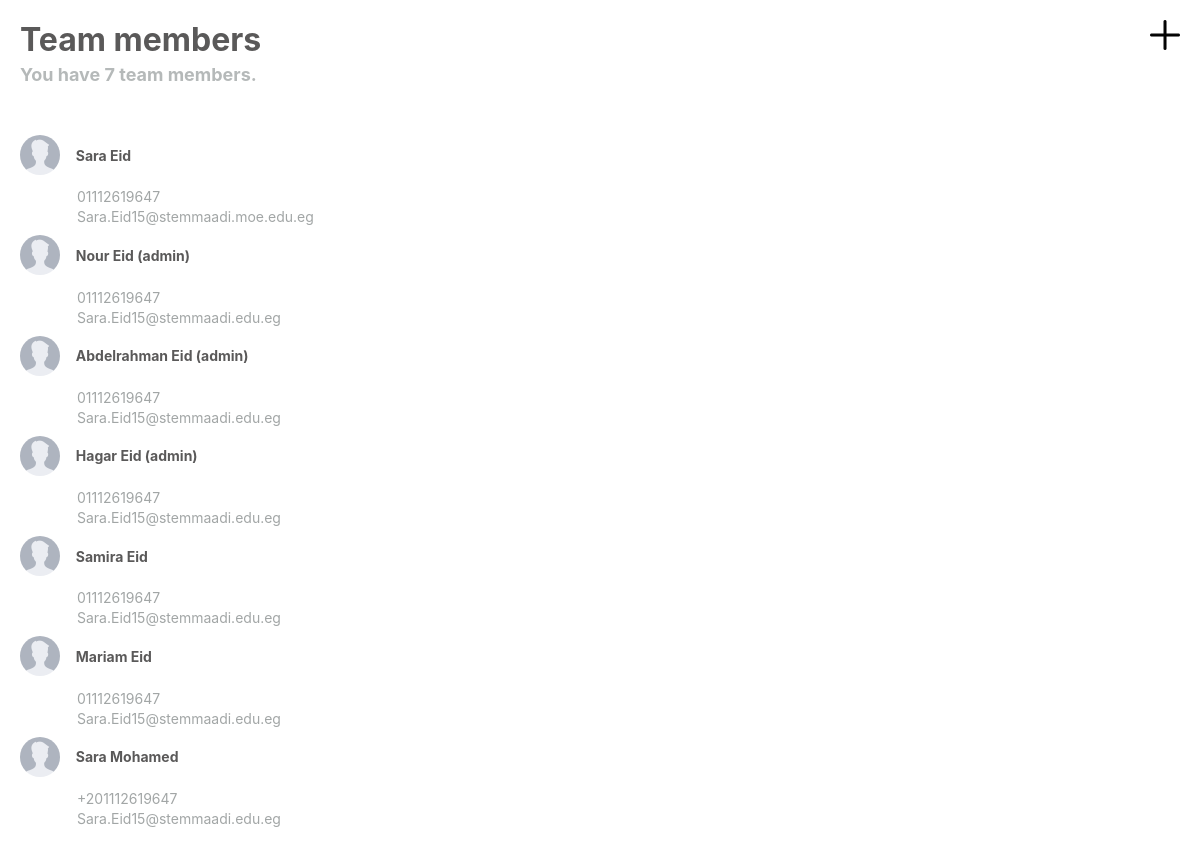
Page /app/ on the earlier database version.
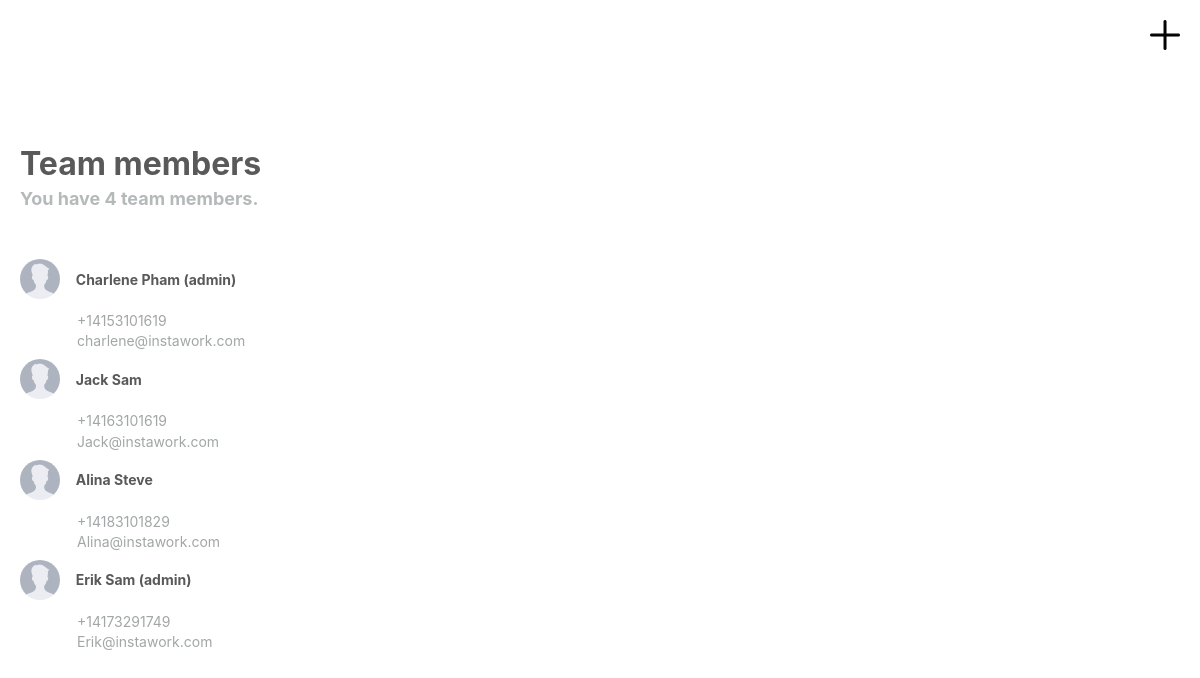
Same page on the later database version.
### my_app/models.py (models this page shows)
class TeamMember (models.Model):
    id = models.AutoField(primary_key=True) #unique id for each team member
    firstname = models.CharField (max_length=250)
    lastname = models.CharField (max_length=250)
    email = models.EmailField (max_length=250)
    phonenumber = models.CharField(max_length=12)
    role = models.CharField (max_length=100)

### my_app/views.py (the view)
# urls.py: path('', views.main, name='main'),
def main (request):
    form = TeamMember.objects.all()
    total_members = form.count()
    context = {'form':form,'total_members':total_members}
    return render (request, 'my_app/index.html',context)

### my_app/templates/my_app/index.html (shortened to what this page needs)
<!DOCTYPE html>
<html lang="en">
  <head>
    {% load static %}
    <link rel="stylesheet" type="text/css" href ="{% static 'my_app/style.css' %}"/>
  </head>
  <body>
    <h1> Team members</h1>
    <h2> You have {{total_members}} team members.</h2>
    <div><a class = "add" href="{% url 'addForm' %}"> <img src="{% static 'my_app/images/plus.png' %}" id="plus"> </a></div>
    <dl id="listdl">
    {% for member in form %}
        <div>
            <dt><a href="{% url 'editMemberForm' member.id %}"> <img src="{% static 'my_app/images/blank.png' %}" id="img"> <span class="firstlast"> {{ member.firstname}} {{member.lastname }} {{member.role}} </a></dt>
            <dt><span class="contact"> {{ member.phonenumber}}</span></dt>
            <dt><span class="contact"> {{ member.email}}</span></dt>
        </div>
    {% endfor %}
</dl>
  </body>
</html>

### my_app/static/my_app/style.css (style rules this page uses)
html, body { height: 100%; }
html { display: table; margin: auto; background: #f3f3f3; }
body { width: 100vw; align-content: center; background: white; font-family: -apple-system, BlinkMacSystemFont, Helvetica; display: table-cell; vertical-align: middle; position: relative; }
a { text-decoration:none; color: #000; font-weight: bold; }
h1 { color: #5a5959; font-weight: bold; margin-top: 20px; margin-bottom: 5px; margin-left: 20px; }
h2 { color: #b5b9b9; font-weight: bold; font-size: 18px; margin-top: 0px; margin-left: 20px; margin-bottom: 30px; }
dl { padding: 10px; }
#img { width: 40px; height: auto; border-radius: 50%; padding: 10px; vertical-align:middle; }
#plus { width: 30px; height: auto; position:absolute; top: 20px; right: 20px; }
#listdl { width:100%; text-align:left; }
.firstlast { vertical-align:middle; color: #5a5959; font-size: 14px; margin-bottom: 0px; padding: 2px; }
.contact { color: #a2a6a6; vertical-align:middle; font-size: 14px; margin-top: 0px; padding: 2px; margin-left: 65px; }

Differences in the rows shown:
removed TeamMember: firstname "Sara", lastname "Eid", phonenumber "01112619647", email "Sara.Eid15@stemmaadi.moe.edu.eg"
removed TeamMember: firstname "Nour", lastname "Eid", role "(admin)", phonenumber "01112619647", email "Sara.Eid15@stemmaadi.edu.eg"
removed TeamMember: firstname "Abdelrahman", lastname "Eid", role "(admin)", phonenumber "01112619647", email "Sara.Eid15@stemmaadi.edu.eg"
removed TeamMember: firstname "Hagar", lastname "Eid", role "(admin)", phonenumber "01112619647", email "Sara.Eid15@stemmaadi.edu.eg"
removed TeamMember: firstname "Samira", lastname "Eid", phonenumber "01112619647", email "Sara.Eid15@stemmaadi.edu.eg"
removed TeamMember: firstname "Mariam", lastname "Eid", phonenumber "01112619647", email "Sara.Eid15@stemmaadi.edu.eg"
changed TeamMember: firstname "Sara" → "Charlene"; lastname "Mohamed" → "Pham"; role (not shown) → "(admin)"; phonenumber "+201112619647" → "+14153101619"; email "Sara.Eid15@stemmaadi.edu.eg" → "charlene@instawork.com"
added TeamMember: firstname "Jack", lastname "Sam", phonenumber "+14163101619", email "Jack@instawork.com"
added TeamMember: firstname "Alina", lastname "Steve", phonenumber "+14183101829", email "Alina@instawork.com"
added TeamMember: firstname "Erik", lastname "Sam", role "(admin)", phonenumber "+14173291749", email "Erik@instawork.com"
Other differences:
{{ total_members }}: "7" → "4"
